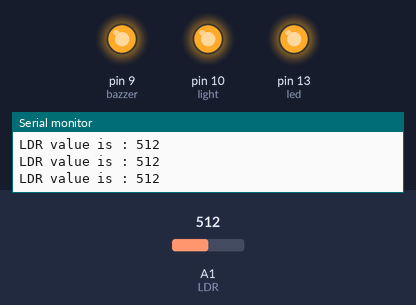
The sketch below on a simulated Arduino Uno, built with avr-gcc and run on an emulated ATmega328P. Parts: output pins drawn as LEDs (lit = HIGH), the last lines printed to the serial monitor. Inputs (shaded band) come from the test bench; at power-on: A1 (LDR) = 512.

Above: at 1.2 s.
1.3 s: A1 (LDR) set to 41
4.3 s: A1 (LDR) set to 32
At 4.7 s:
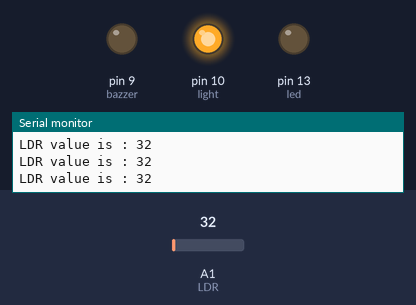
5.8 s: A1 (LDR) set to 1023
At 7.0 s:
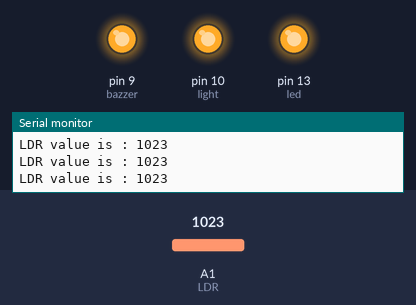
7.3 s: A1 (LDR) set to 26
At 8.5 s:
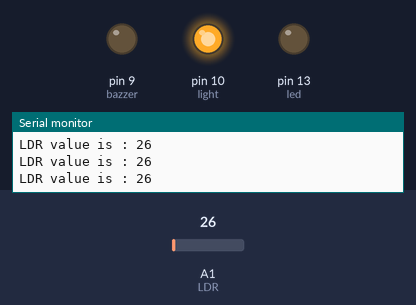
Timing chart, 0 to 10.3 s (numbered marks = the images above; inputs shaded):
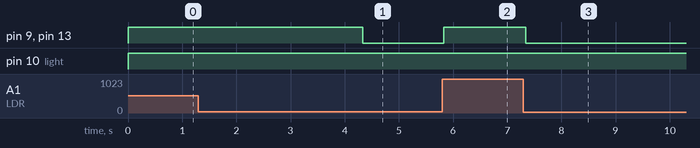

Measured:
- the behaviour switches between 37 and 36 on A1 (LDR) (found by bisection; images 0 and 1)
- after the input at 4.3 s, pin 9 (bazzer), pin 13 (led): HIGH → LOW at once
- after the input at 5.8 s, pin 9 (bazzer), pin 13 (led): LOW → HIGH at once
- after the input at 7.3 s, pin 9 (bazzer), pin 13 (led): HIGH → LOW at once

The sketch:

LDR_Laser_light.ino
```cpp
const int LDR = A1;
int input_val=0;
int led=13;
int light=10;
int bazzer=9;

void setup() {
  Serial.begin(9600);
  pinMode(led,OUTPUT);
  pinMode(light,OUTPUT);
  pinMode(bazzer,OUTPUT);

}

void loop() {
 digitalWrite(light,HIGH);
 input_val = analogRead(LDR);
 Serial.print("LDR value is : ");
 Serial.println(input_val);
if(input_val>=1 && input_val<=36)
  {
    digitalWrite(led,LOW);
    digitalWrite(bazzer,LOW);
  }
  else
  {
    digitalWrite(led,HIGH);
    digitalWrite(bazzer,HIGH);
  }
}
```
